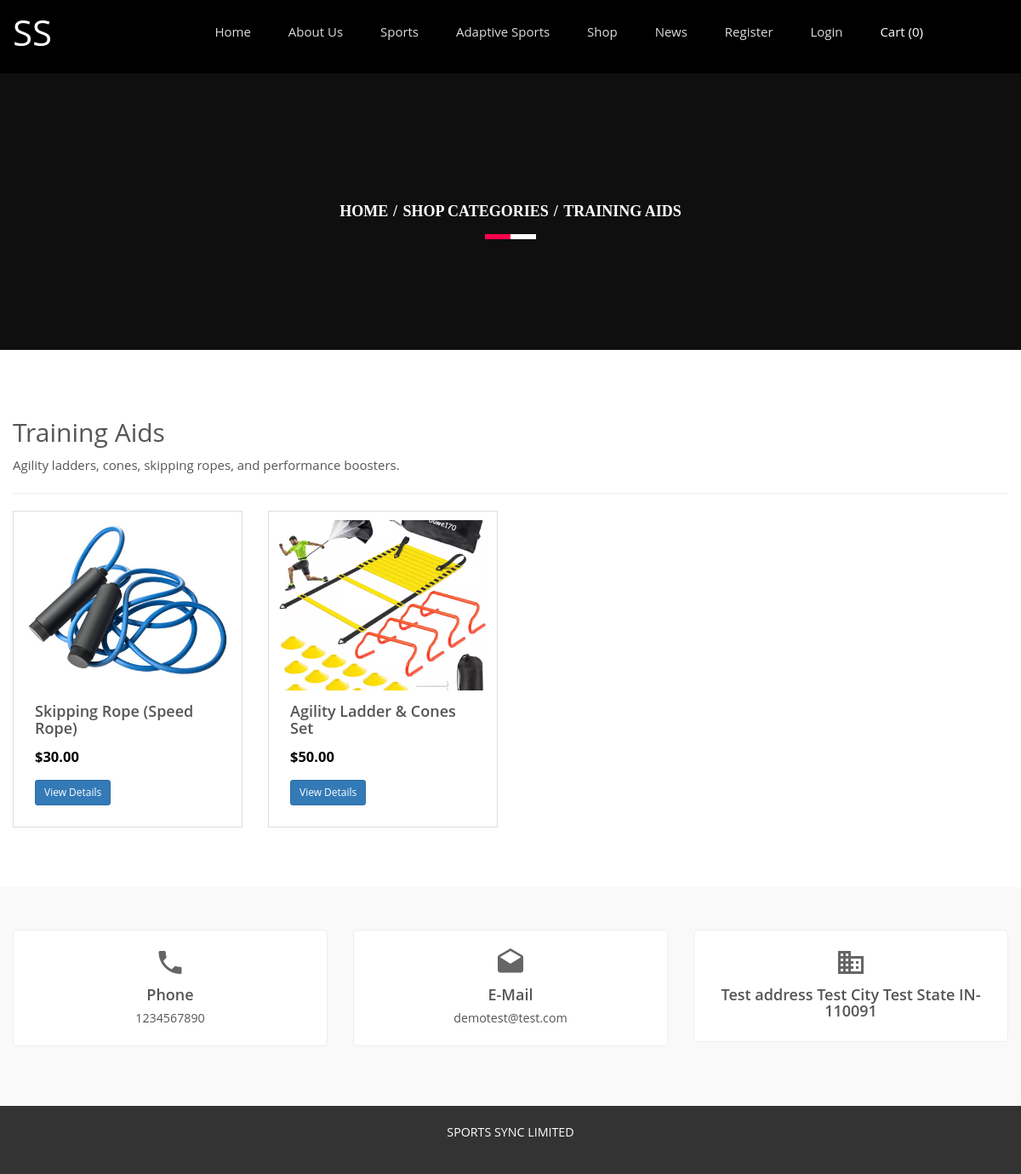
The page /SportsClubCode/categorywise-products.php?cid=6 on the database its author committed.
### tables this page shows
CREATE TABLE `tblgenralsettings` (
  `id` int(11) NOT NULL,
  `SiteName` varchar(200) DEFAULT NULL,
  `PhoneNumber` bigint(12) DEFAULT NULL,
  `EmailId` varchar(255) DEFAULT NULL,
  `address` mediumtext DEFAULT NULL,
  `footercontent` mediumtext DEFAULT NULL,
  `LastUpdationDate` timestamp NULL DEFAULT NULL ON UPDATE current_timestamp()
);

CREATE TABLE `shopping_category` (
  `id` int(11) NOT NULL,
  `categoryName` varchar(255) NOT NULL,
  `categoryDescription` text DEFAULT NULL,
  `creationDate` timestamp NOT NULL DEFAULT current_timestamp(),
  `updationDate` timestamp NOT NULL DEFAULT current_timestamp() ON UPDATE current_timestamp(),
  `createdBy` int(11) NOT NULL,
  `categoryImage` varchar(255) DEFAULT NULL
);

CREATE TABLE `products` (
  `id` int(11) NOT NULL,
  `categoryId` int(11) NOT NULL,
  `subCategoryId` int(11) DEFAULT NULL,
  `productName` varchar(255) NOT NULL,
  `productCompany` varchar(255) NOT NULL,
  `productPrice` decimal(10,2) NOT NULL,
  `productPriceBeforeDiscount` decimal(10,2) DEFAULT NULL,
  `productDescription` text DEFAULT NULL,
  `productImage1` varchar(255) DEFAULT NULL,
  `productImage2` varchar(255) DEFAULT NULL,
  `productImage3` varchar(255) DEFAULT NULL,
  `shippingCharge` decimal(10,2) DEFAULT 0.00,
  `productAvailability` enum('In Stock','Out of Stock') DEFAULT 'In Stock',
  `postingDate` timestamp NOT NULL DEFAULT current_timestamp(),
  `updationDate` timestamp NOT NULL DEFAULT current_timestamp() ON UPDATE current_timestamp(),
  `addedBy` int(11) NOT NULL,
  `lastUpdatedBy` int(11) DEFAULT NULL
);

### SportsClubCode/categorywise-products.php (the view, shortened to what this page needs)
<?php
include('includes/config.php');
$cid = intval($_GET['cid']);
try {
    $catSql = "SELECT id, categoryName, categoryDescription
               FROM shopping_category
               WHERE id = :cid
               LIMIT 1";
    $catStmt = $dbh->prepare($catSql);
    $catStmt->bindParam(':cid', $cid, PDO::PARAM_INT);
    $catStmt->execute();
    $category = $catStmt->fetch(PDO::FETCH_OBJ);
} catch (Exception $e) {
    echo "Error fetching category: " . $e->getMessage();
    exit;
}
try {
    $prodSql = "SELECT id, productName, productPrice, productImage1
                FROM products
                WHERE categoryId = :cid
                ORDER BY id DESC";
    $prodStmt = $dbh->prepare($prodSql);
    $prodStmt->bindParam(':cid', $cid, PDO::PARAM_INT);
    $prodStmt->execute();
    $products = $prodStmt->fetchAll(PDO::FETCH_OBJ);
} catch (Exception $e) {
    echo "Error fetching products: " . $e->getMessage();
    exit;
}
?>
<!DOCTYPE html>
<html lang="en">
<head>
    <link rel="stylesheet" href="css/bootstrap.min.css">
    <link rel="stylesheet" href="css/animate.css">
    <link rel="stylesheet" href="css/meanmenu.min.css">
    <link rel="stylesheet" href="css/owl.carousel.css">
    <link rel="stylesheet" href="css/icofont.css">
    <link rel="stylesheet" href="css/nivo-slider.css">
    <link rel="stylesheet" href="css/animate-text.css">
    <link rel="stylesheet" href="css/material-design-iconic-font.min.css">
    <link rel="stylesheet" href="style.css">
    <link rel="stylesheet" href="css/responsive.css">
    <link href="css/color/skin-default.css" rel="stylesheet">
</head>
<body>
    <?php include_once('includes/header.php'); ?>
    <div class="breadcumb-area bg-overlay"
    style="background: #333;
            background-image: none;">
        <div class="container">
            <ol class="breadcrumb">
                <li><a href="index.php">Home</a></li>
                <li><a href="shop-categories.php">Shop Categories</a></li>
                <li class="active"><?php echo htmlentities($category->categoryName); ?></li>
            </ol>
        </div>
    </div>
    <div class="container category-products-container">
        <h2><?php echo htmlentities($category->categoryName); ?></h2>
        <p><?php echo nl2br(htmlentities($category->categoryDescription)); ?></p>
        <hr>
        <div class="row">
            <?php if ($products && count($products) > 0): ?>
                <?php foreach ($products as $prod): ?>
                    <div class="col-md-3 col-sm-6">
                        <div class="product-card">
                            <?php
                            $imgPath = !empty($prod->productImage1)
                                ? "admin/productimages/" . htmlentities($prod->productImage1)
                                : "images/placeholder.png";
                            ?>
                            <img src="<?php echo $imgPath; ?>" alt="Product Image">
                            <div class="product-card-body">
                                <h5><?php echo htmlentities($prod->productName); ?></h5>
                                <p class="price">$<?php echo htmlentities($prod->productPrice); ?></p>
                                <a href="product-details.php?pid=<?php echo $prod->id; ?>" class="btn btn-primary btn-sm">
                                    View Details
                                </a>
                            </div>
                        </div>
                    </div>
                <?php endforeach; ?>
            <?php else: ?>
                <div class="col-12">
                    <p>No products found in this category.</p>
                </div>
            <?php endif; ?>
        </div>
    </div>
    <?php include_once('includes/footer.php'); ?>
</body>
</html>

### SportsClubCode/includes/header.php (shortened to what this page needs)
<?php
$cartCount = 0;
$ret = "SELECT SiteName FROM tblgenralsettings";
$querys = $dbh->prepare($ret);
$querys->execute();
$resultss = $querys->fetchAll(PDO::FETCH_OBJ);
?>
<?php if ($querys->rowCount() > 0) {
    foreach ($resultss as $rows) { ?>
<div id="home" class="header-slider-area">
    <div class="header-area header-2">
        <div id="sticker" class="logo-menu-area header-area-2">
            <div class="container hidden-xs">
                <div class="row">
                    <div class="col-md-2 col-sm-3">
                        <div class="logo">
                            <a href="index.php" style="font-size:42px; color:#fff">
                                <?php echo htmlentities($rows->SiteName); ?>
                            </a>
                        </div>
                    </div>
                    <div class="col-md-9 col-sm-9">
                        <div class="main-menu text-right">
                            <nav>
                                <ul id="nav">
                                    <li><a class="smooth-scroll" href="index.php">Home</a></li>
                                    <li class="dropdown">
                                        <a href="about-us.php">About Us</a>
                                    </li>
                                    <li class="dropdown">
                                        <a href="about-us.php">Sports</a>
                                    </li>
                                    <li class="dropdown">
                                        <a href="#">Adaptive Sports</a>
                                    </li>
                                    <li class="dropdown">
                                        <a href="#">Shop</a>
                                    </li>
                                    <li><a class="smooth-scroll" href="news.php">News</a></li>
                                    <?php if (empty($_SESSION['usrid'])) { ?>
                                        <li class="dropdown">
                                            <a href="#">Register</a>
                                        </li>
                                        <li><a class="smooth-scroll" href="signin.php">Login</a></li>
                                    <?php } else { ?>
                                        <li><a class="smooth-scroll" href="profile.php">My Account</a></li>
                                    <?php } ?>
                                    <li style="margin-left: auto; color:#fff;">
                                        <a class="smooth-scroll" href="my-cart.php" style="color:#fff;">
                                            Cart (<?php echo $cartCount; ?>)
                                        </a>
                                    </li>
                                </ul>
                            </nav>
                        </div>
                    </div>
                </div>
            </div>
        </div>
</div>
<?php
    }
}
?>

### SportsClubCode/includes/footer.php (shortened to what this page needs)
<?php
$ret = "Select  PhoneNumber,address,EmailId,footercontent from tblgenralsettings ";
$querys = $dbh -> prepare($ret);
$querys->execute();
$resultss=$querys->fetchAll(PDO::FETCH_OBJ);
if($querys->rowCount() > 0)
{
foreach($resultss as $rows)
{ ?>
 <div class="information-area off-white ptb100">
                    <div class="container">
                        <div class="row">
                            <div class="col-md-4 col-sm-3 col-xs-12">
                                <div class="single-information text-center">
                                    <div class="info-icon">
                                        <i class="zmdi zmdi-phone"></i>
                                    </div>
                                    <h4>Phone</h4>
                                    <p><?php echo htmlentities($rows->PhoneNumber);?></p>
                                </div>
                            </div>
                            <div class="col-md-4 col-sm-3 col-xs-12">
                                <div class="single-information text-center">
                                    <div class="info-icon">
                                        <i class="zmdi zmdi-email-open"></i>
                                    </div>
                                    <h4>E-Mail</h4>
                                    <p><a href="mailto:company@email.com"><?php echo htmlentities($rows->EmailId);?></a></p>
                                </div>
                            </div>
                            <div class="col-md-4 col-sm-3 col-xs-12">
                                <div class="single-information text-center">
                                    <div class="info-icon">
                                        <i class="zmdi zmdi-city-alt"></i>
                                    </div>
                                    <h4><?php echo htmlentities($rows->address);?></h4>
                                </div>
                            </div>
                        </div>
                    </div>
                </div>
            <div class="footer-area" align="center">
                <div class="container">
                    <div class="row">
                        <div class="col-md-12 col-sm-6 col-xs-12">
                            <div class="social-area">
                             <?php echo htmlentities($rows->footercontent);?>
                            </div>
                        </div>
                    </div>
                </div>
            </div>
            <?php }} ?>

### SportsClubCode/style.css (style rules this page uses)
.container { width: 1200px }
html, body { height: 100%; font-family: 'Montserrat', sans-serif; font-size: 15px; color: #555; line-height: 25px; }
img { max-width: 100%; height: auto; }
p { margin: 0 0 15px }
h1, h2, h3, h4, h5, h6 { margin: 0 0 10px }
a { -webkit-transition: all 0.3s ease 0s; transition: all 0.3s ease 0s; text-decoration: none; color: #555; }
ul { list-style: outside none none; margin: 0; padding: 0; }
body { margin: 0; padding-top: 0; font-family: 'Open Sans', sans-serif; }
.ptb100 { padding: 100px 0 }
.off-white { background: #f9f9f9 }
ul li { display: inline-block }
.main-menu ul li a { color: #ddd }
.logo-menu-area { padding: 35px 0 }
.main-menu ul li { margin-right: 40px }
.main-menu ul li:last-child { margin: 0 }
.header-area { left: 0; position: absolute; top: 0; width: 100%; z-index: 999; }
.header-slider-area { position: relative }
.bg-overlay { position: relative; z-index: 1; }
.bg-overlay:before { background: #000 none repeat scroll 0 0; content: ""; height: 100%; left: 0; opacity: 0.85; filter: opacity(1) "progid:DXImageTransform.Microsoft.Alpha(Opacity=85)"; position: absolute; top: 0; width: 100%; z-index: -1; }
.breadcumb-area.bg-overlay:before { opacity: 0.7; filter: opacity(1) "progid:DXImageTransform.Microsoft.Alpha(Opacity=70)"; }
.info-icon { font-size: 40px; margin-bottom: 10px; }
.single-information > p { margin-bottom: 5px }
.single-information p:last-child { margin: 0 }
.footer-area { background: #1b1b1b none repeat scroll 0 0; height: 80px; line-height: 78px; }
.header-2 { background: #000 none repeat scroll 0 0; position: static; }
.breadcumb-area { background: rgba(0, 0, 0, 0) url("img/bg.png") repeat scroll 0 0; padding: 150px 0; text-align: center; }
.breadcrumb { background-color: transparent; border-radius: 0; list-style: outside none none; margin-bottom: 0; padding: 0; position: relative; }
.breadcrumb > li + li:before { color: #fff; font-weight: 700; padding: 0 2px; }
.breadcrumb a, .breadcrumb li.active { color: #fff }
.breadcrumb li { font-family: popins; font-size: 18px; font-weight: 700; text-transform: uppercase; }
.breadcrumb:before, .breadcrumb:after { background: #fff none repeat scroll 0 0; bottom: -20px; content: ""; height: 6px; left: 50%; position: absolute; -webkit-transform: translateX(-50%); transform: translateX(-50%); width: 60px; }
.breadcrumb:after { background: #ff004d none repeat scroll 0 0; -webkit-transform: translateX(-100%); transform: translateX(-100%); width: 30px; }
#sticker { right: 0; left: 0; }

### SportsClubCode/css/responsive.css (style rules this page uses)
@media (min-width: 1170px) and (max-width: 1400px) { .logo-menu-area { padding: 25px 0; } }

### SportsClubCode/css/color/skin-default.css (style rules this page uses)
.breadcrumb::after { background: #ff004d none repeat scroll 0 0; }

### SportsClubCode/categorywise-products.php (style rules this page uses)
.category-products-container { margin-top: 80px; margin-bottom: 50px; }
.product-card { border: 1px solid #ddd; margin-bottom: 20px; transition: box-shadow 0.3s ease, transform 0.3s ease; padding: 10px; }
.product-card img { width: 100%; height: 200px; object-fit: cover; }
.product-card-body { padding: 15px; }
.product-card h5 { margin: 0 0 10px; font-size: 1.2rem; font-weight: 600; }
.product-card p.price { font-size: 1.1rem; color: #000; font-weight: bold; }

### SportsClubCode/includes/header.php (style rules this page uses)
.dropdown { position: relative; }

### SportsClubCode/includes/footer.php (style rules this page uses)
.information-area.off-white { background: #f9f9f9; padding-top: 50px; padding-bottom: 50px; }
.single-information { background: #fff; border: 1px solid #eee; border-radius: 6px; margin-bottom: 20px; padding: 20px; transition: box-shadow 0.3s ease, transform 0.3s ease; }
.single-information.text-center .info-icon { font-size: 36px; color: #666; margin-bottom: 10px; }
.single-information h4 { margin: 0 0 5px 0; font-weight: 600; }
.single-information p, .single-information a { color: #555; font-size: 0.95rem; }
.footer-area { background: #333; color: #fff; padding: 20px 0; text-align: center; }
.footer-area .social-area { font-size: 0.95rem; line-height: 1.6; color: #fff; }

### rows shown on the page
tblgenralsettings: SiteName "SS", PhoneNumber "1234567890", EmailId "demotest@test.com", address "Test address Test City Test State IN-110091", footercontent "SPORTS SYNC LIMITED"
shopping_category: categoryName "TRAINING AIDS", categoryName "Training Aids", categoryDescription "Agility ladders, cones, skipping ropes, and performance boosters."
products: productImage1 (picture), productName "Skipping Rope (Speed Rope)", productPrice "30.00"
products: productImage1 (picture), productName "Agility Ladder & Cones Set", productPrice "50.00"
